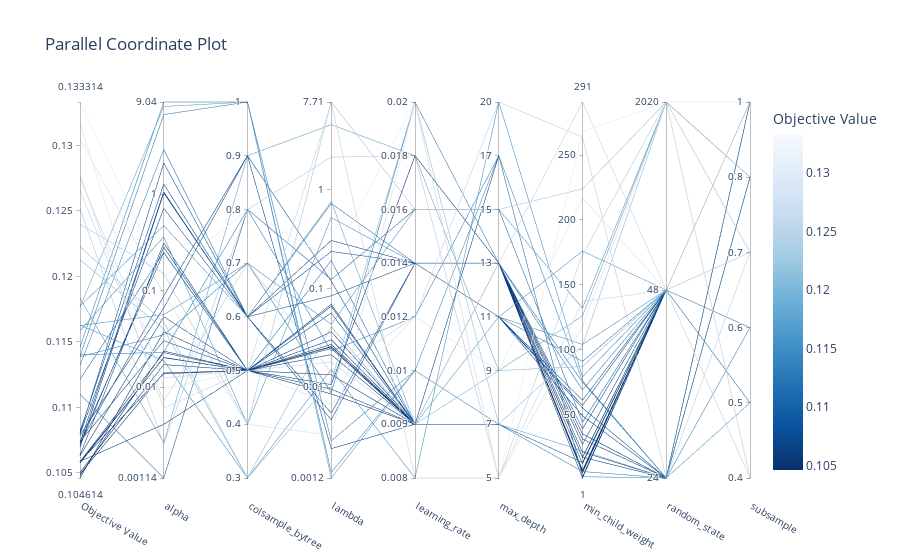

Notebook code cell kept with this figure:
### Code cell
#plot_parallel_coordinate: interactively visualizes the hyperparameters and scores
optuna.visualization.plot_parallel_coordinate(study)

### Figure 1 — Plotly figure (JSON) as saved in the notebook; plotly's stock layout.template omitted (floating-point values rounded to 4 significant figures)
{"data": [{"dimensions": [{"label": "Objective Value", "range": [0.1046, 0.1333], "values": [0.1163, 0.1213, 0.1223, 0.1159, 0.124, 0.1305, 0.1278, 0.1071, 0.1064, 0.1074, 0.1121, 0.1063, 0.1058, 0.1059, 0.1057, 0.105, 0.1048, 0.1049, 0.1046, 0.1275, 0.1059, 0.1074, 0.1317, 0.1059, 0.1177, 0.108, 0.1073, 0.1132, 0.107, 0.108, 0.1082, 0.1266, 0.1163, 0.1139, 0.114, 0.111, 0.1252, 0.1333, 0.1079, 0.1073, 0.1183, 0.1177, 0.1139, 0.1146]}, {"label": "alpha", "range": [-2.943, 0.956], "ticktext": ["0.00114", "0.01", "0.1", "1", "9.04"], "tickvals": [-2.943, -2, -1, 0, 0.956], "values": [-1.727, -1.398, -1.329, -0.4424, -0.8235, -1.037, -2.218, -0.5491, -0.5065, -0.6059, -0.6037, -1.271, -1.696, -1.643, -1.693, -1.768, -1.627, -1.854, -1.428, -1.904, -1.862, -1.519, -2.014, -2.386, -0.3263, 0.3228, 0.02322, 0.4624, 0.01368, -0.1463, 0.1043, -2.147, -1.249, -1.458, -1.638, -2.943, -2.594, -0.8626, -1.179, -1.055, -2.577, 0.9094, 0.8256, 0.956]}, {"label": "colsample_bytree", "range": [0, 7], "ticktext": [0.3, 0.4, 0.5, 0.6, 0.7, 0.8, 0.9, 1], "tickvals": [0, 1, 2, 3, 4, 5, 6, 7], "values": [0, 0, 0, 1, 1, 1, 2, 2, 2, 2, 2, 2, 2, 2, 2, 2, 2, 2, 2, 2, 2, 2, 2, 2, 3, 3, 3, 3, 3, 3, 3, 4, 4, 4, 5, 5, 5, 5, 6, 6, 6, 7, 7, 7]}, {"label": "lambda", "range": [-2.919, 0.8869], "ticktext": ["0.0012", "0.01", "0.1", "1", "7.71"], "tickvals": [-2.919, -2, -1, 0, 0.8869], "values": [-1.821, -1.387, -1.94, -0.2822, 0.8869, -2.487, 0.8799, -1.249, -1.181, -1.161, -0.7153, -1.439, -1.67, -1.519, -1.608, -1.874, -1.588, -1.567, -2.068, -1.745, -1.592, -2.02, -2.173, -1.974, -0.1212, -2.262, -2.33, -0.1406, -0.5144, -0.6257, -1.075, -1.854, -1.362, -2.057, -1.634, -0.9096, 0.3297, -0.7166, -0.9273, -2.622, 0.6574, -2.919, -2.543, -2.863]}, {"label": "learning_rate", "range": [0, 7], "ticktext": [0.008, 0.009, 0.01, 0.012, 0.014, 0.016, 0.018, 0.02], "tickvals": [0, 1, 2, 3, 4, 5, 6, 7], "values": [0, 1, 7, 4, 5, 7, 0, 1, 1, 1, 1, 1, 1, 1, 1, 1, 1, 1, 1, 1, 1, 1, 3, 6, 1, 4, 4, 4, 4, 4, 4, 3, 5, 7, 3, 5, 6, 7, 1, 1, 6, 2, 2, 2]}, {"label": "max_depth", "range": [0, 7], "ticktext": [5, 7, 9, 11, 13, 15, 17, 20], "tickvals": [0, 1, 2, 3, 4, 5, 6, 7], "values": [7, 2, 1, 3, 5, 0, 0, 4, 4, 4, 4, 4, 4, 4, 4, 4, 4, 4, 4, 4, 4, 4, 2, 4, 3, 3, 3, 3, 3, 3, 4, 7, 5, 4, 6, 5, 0, 0, 1, 6, 2, 1, 1, 6]}, {"label": "min_child_weight", "range": [1, 291], "values": [79, 87, 103, 104, 224, 118, 137, 35, 31, 35, 75, 21, 17, 17, 12, 7, 5, 7, 6, 291, 17, 27, 217, 1, 176, 55, 49, 91, 57, 61, 39, 264, 132, 69, 76, 44, 173, 268, 13, 2, 126, 22, 6, 2]}, {"label": "random_state", "range": [0, 2], "ticktext": [24, 48, 2020], "tickvals": [0, 1, 2], "values": [1, 1, 2, 1, 2, 2, 1, 0, 0, 0, 0, 0, 0, 1, 1, 1, 1, 1, 1, 1, 1, 1, 1, 1, 1, 0, 0, 1, 1, 1, 1, 0, 2, 1, 0, 1, 2, 2, 1, 1, 2, 0, 0, 0]}, {"label": "subsample", "range": [0, 5], "ticktext": [0.4, 0.5, 0.6, 0.7, 0.8, 1], "tickvals": [0, 1, 2, 3, 4, 5], "values": [5, 3, 4, 2, 3, 0, 3, 5, 5, 5, 5, 5, 5, 5, 5, 5, 5, 5, 5, 5, 5, 5, 0, 5, 5, 4, 4, 0, 5, 5, 1, 3, 4, 1, 4, 2, 4, 5, 5, 5, 0, 1, 4, 2]}], "labelangle": 30, "labelside": "bottom", "line": {"color": [0.1163, 0.1213, 0.1223, 0.1159, 0.124, 0.1305, 0.1278, 0.1071, 0.1064, 0.1074, 0.1121, 0.1063, 0.1058, 0.1059, 0.1057, 0.105, 0.1048, 0.1049, 0.1046, 0.1275, 0.1059, 0.1074, 0.1317, 0.1059, 0.1177, 0.108, 0.1073, 0.1132, 0.107, 0.108, 0.1082, 0.1266, 0.1163, 0.1139, 0.114, 0.111, 0.1252, 0.1333, 0.1079, 0.1073, 0.1183, 0.1177, 0.1139, 0.1146], "colorbar": {"title": {"text": "Objective Value"}}, "colorscale": [[0, "rgb(247,251,255)"], [0.125, "rgb(222,235,247)"], [0.25, "rgb(198,219,239)"], [0.375, "rgb(158,202,225)"], [0.5, "rgb(107,174,214)"], [0.625, "rgb(66,146,198)"], [0.75, "rgb(33,113,181)"], [0.875, "rgb(8,81,156)"], [1, "rgb(8,48,107)"]], "reversescale": true, "showscale": true}, "type": "parcoords"}], "layout": {"autosize": true, "title": {"text": "Parallel Coordinate Plot"}}}
